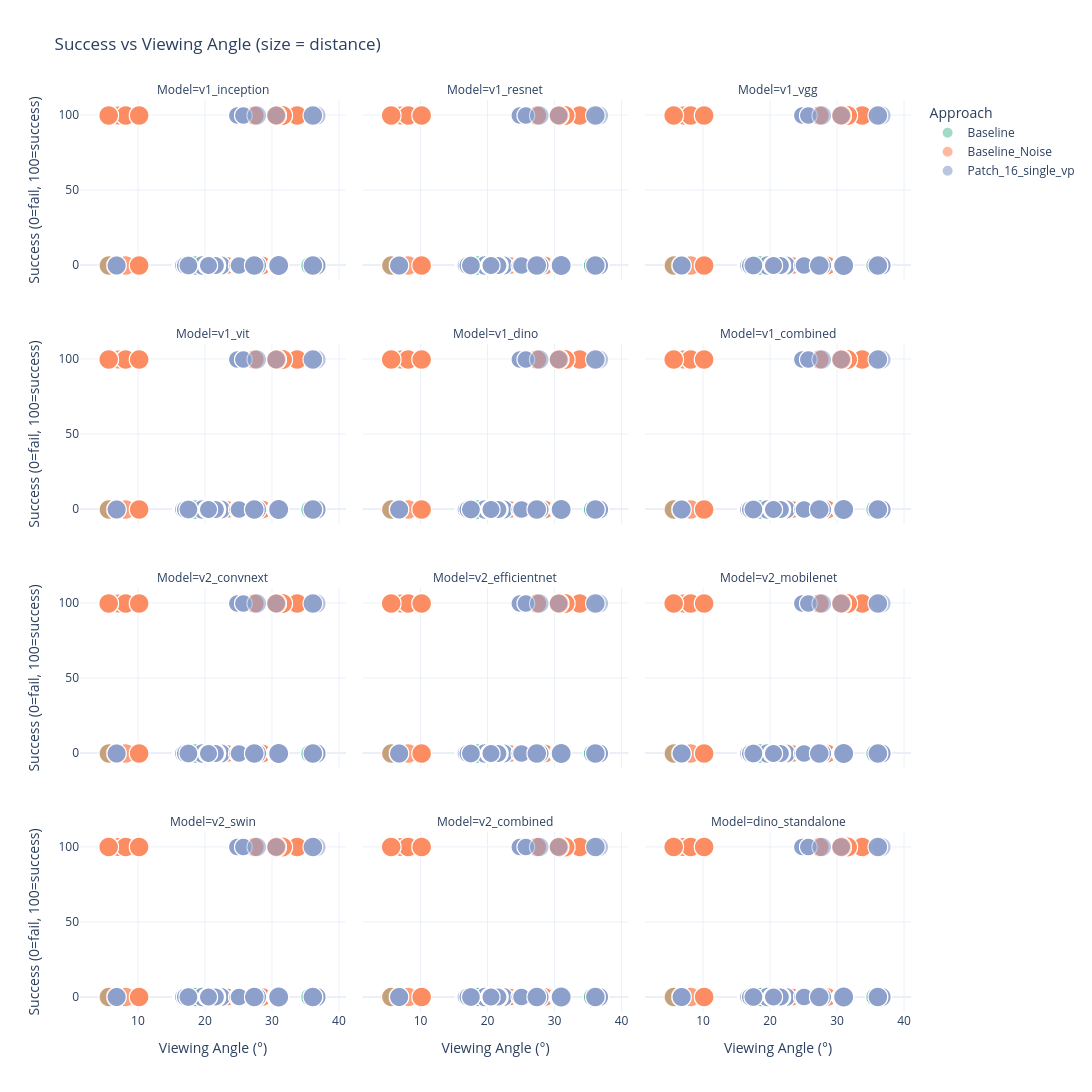
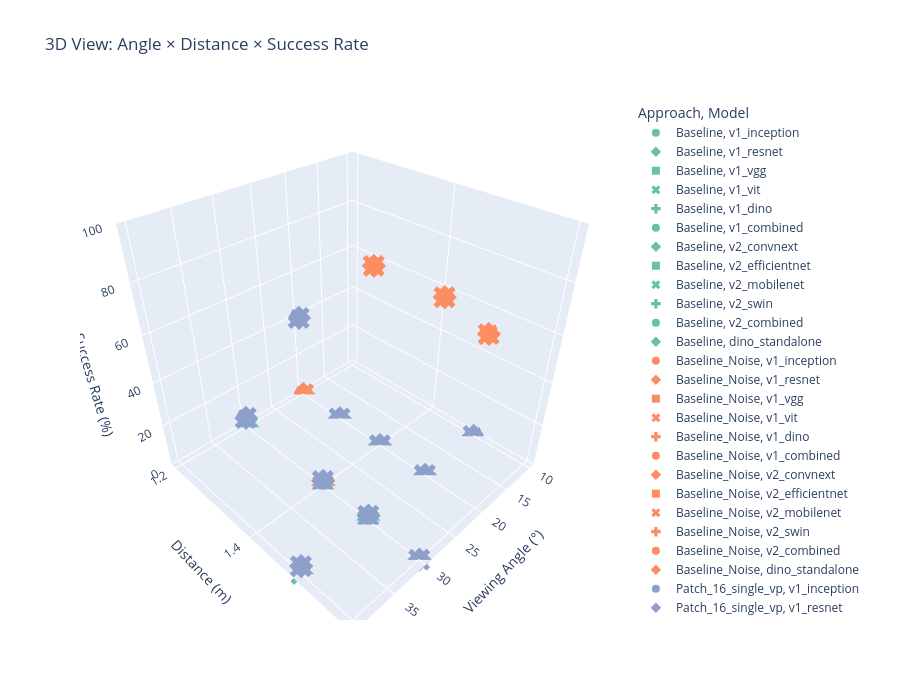

Notebook cell for these charts, in order:
### Code cell
# Scatter plot: Actual Angle vs Success Rate, with Distance as color
# More detailed view of angle-distance-success relationship

# Get success columns from first experiment's dataframe
first_exp_name = list(experiment_dfs.keys())[0]
first_df = experiment_dfs[first_exp_name]
success_cols = [c for c in first_df.columns if c.endswith('_success')]
models = [c.replace('_success', '') for c in success_cols]

# Build color palette for experiments
colors = px.colors.qualitative.Set2
exp_color_map = {name: colors[i % len(colors)] for i, name in enumerate(experiment_dfs.keys())}

# Filter valid data for each experiment
valid_dfs = {}
for exp_name, df in experiment_dfs.items():
    valid_dfs[exp_name] = df[df['angle'].notna()].copy()

# Check if any data is available
has_data = any(len(df) > 0 for df in valid_dfs.values())

if not has_data:
    print("⚠ No valid angle/distance data from ArUco markers.")
else:
    # Create scatter data
    scatter_data = []
    
    for col in success_cols:
        model_name = col.replace('_success', '')
        
        # Iterate over all experiments
        for exp_name, df_valid in valid_dfs.items():
            for _, row in df_valid.iterrows():
                scatter_data.append({
                    'Angle': row['angle'],
                    'Distance': row['distance'],
                    'Success': int(row[col]) * 100,  # 0 or 100
                    'Approach': exp_name,
                    'Model': model_name,
                    'Patch': row['patch_name']
                })
    
    scatter_df = pd.DataFrame(scatter_data)
    
    # Create faceted scatter plot
    fig = px.scatter(
        scatter_df,
        x='Angle',
        y='Success',
        color='Approach',
        size='Distance',
        facet_col='Model',
        facet_col_wrap=3,
        color_discrete_map=exp_color_map,
        opacity=0.6,
        hover_data=['Patch', 'Distance'],
        title='Success vs Viewing Angle (size = distance)',
        labels={'Angle': 'Viewing Angle (°)', 'Success': 'Success (0=fail, 100=success)', 'Distance': 'Distance (m)'}
    )
    
    fig.update_layout(
        height=400 * ((len(models) + 2) // 3),
        width=1200,
        template='plotly_white'
    )
    
    fig.update_yaxes(range=[-10, 110])
    
    fig.write_html('angle_distance_scatter.html')
    fig.show()
    print("✓ Angle-distance scatter plot saved to 'angle_distance_scatter.html'")
    
    # Create a 3D scatter for one combined view
    # Aggregate to get success rate per angle-distance combination
    agg_data = []
    for col in success_cols:
        model_name = col.replace('_success', '')
        
        # Group by rounded angle and distance for each experiment
        for exp_name, df_valid in valid_dfs.items():
            if len(df_valid) == 0:
                continue
            df_copy = df_valid.copy()
            df_copy['angle_round'] = (df_copy['angle'] / 10).round() * 10  # Round to nearest 10°
            df_copy['dist_round'] = (df_copy['distance'] / 0.1).round() * 0.1  # Round to nearest 0.1m
            
            grouped = df_copy.groupby(['angle_round', 'dist_round']).agg({
                col: 'mean'
            }).reset_index()
            
            for _, row in grouped.iterrows():
                agg_data.append({
                    'Angle': row['angle_round'],
                    'Distance': row['dist_round'],
                    'Success Rate': row[col] * 100,
                    'Approach': exp_name,
                    'Model': model_name
                })
    
    agg_df = pd.DataFrame(agg_data)
    
    # Create 3D surface/scatter for combined models
    fig3d = px.scatter_3d(
        agg_df,
        x='Angle',
        y='Distance',
        z='Success Rate',
        color='Approach',
        symbol='Model',
        color_discrete_map=exp_color_map,
        title='3D View: Angle × Distance × Success Rate',
        labels={'Angle': 'Viewing Angle (°)', 'Distance': 'Distance (m)', 'Success Rate': 'Success Rate (%)'}
    )
    
    fig3d.update_layout(
        height=700,
        width=900,
        scene=dict(
            xaxis_title='Viewing Angle (°)',
            yaxis_title='Distance (m)',
            zaxis_title='Success Rate (%)',
            zaxis=dict(range=[0, 100])
        )
    )
    
    fig3d.write_html('angle_distance_3d.html')
    fig3d.show()
    print("✓ 3D angle-distance plot saved to 'angle_distance_3d.html'")
